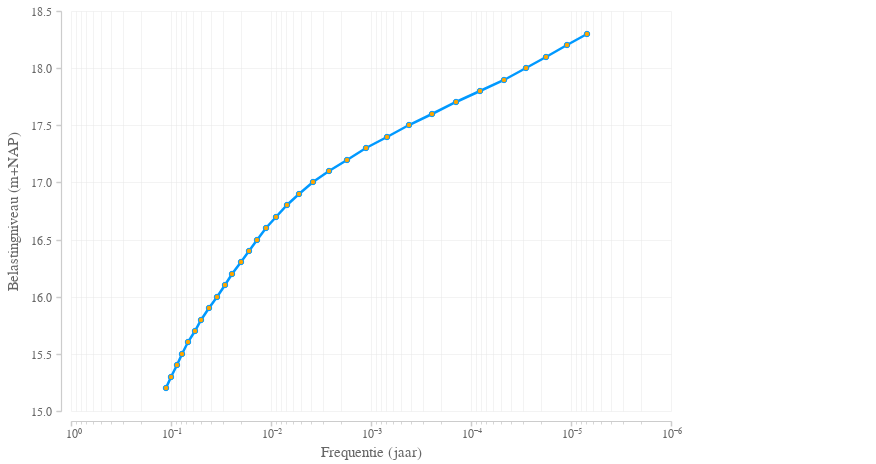

Describe this chart as a Vega-Lite specification.
### Vega specification from a JSON file in a GitHub repository (floating-point values rounded to 4 significant figures)
{"$schema": "http://vega.github.io/schema/vega/v3.0.json", "padding": 5, "autosize": "pad", "signals": [{"name": "width", "update": "data('layout')[0].width"}, {"name": "height", "update": "data('layout')[0].height"}], "data": [{"name": "source", "values": [{"waterstand": 15.2, "frequentie": 0.1132}, {"waterstand": 15.3, "frequentie": 0.1006}, {"waterstand": 15.4, "frequentie": 0.08788}, {"waterstand": 15.5, "frequentie": 0.07729}, {"waterstand": 15.6, "frequentie": 0.06722}, {"waterstand": 15.7, "frequentie": 0.05785}, {"waterstand": 15.8, "frequentie": 0.04973}, {"waterstand": 15.9, "frequentie": 0.04175}, {"waterstand": 16.0, "frequentie": 0.03478}, {"waterstand": 16.1, "frequentie": 0.02902}, {"waterstand": 16.2, "frequentie": 0.0243}, {"waterstand": 16.3, "frequentie": 0.02015}, {"waterstand": 16.4, "frequentie": 0.01665}, {"waterstand": 16.5, "frequentie": 0.01365}, {"waterstand": 16.6, "frequentie": 0.01122}, {"waterstand": 16.7, "frequentie": 0.008996}, {"waterstand": 16.8, "frequentie": 0.006975}, {"waterstand": 16.9, "frequentie": 0.005234}, {"waterstand": 17.0, "frequentie": 0.003779}, {"waterstand": 17.1, "frequentie": 0.002625}, {"waterstand": 17.2, "frequentie": 0.001734}, {"waterstand": 17.3, "frequentie": 0.001113}, {"waterstand": 17.4, "frequentie": 0.0006948}, {"waterstand": 17.5, "frequentie": 0.0004174}, {"waterstand": 17.6, "frequentie": 0.0002461}, {"waterstand": 17.7, "frequentie": 0.0001417}, {"waterstand": 17.8, "frequentie": 8.203e-05}, {"waterstand": 17.9, "frequentie": 4.652e-05}, {"waterstand": 18.0, "frequentie": 2.81e-05}, {"waterstand": 18.1, "frequentie": 1.767e-05}, {"waterstand": 18.2, "frequentie": 1.098e-05}, {"waterstand": 18.3, "frequentie": 6.874e-06}], "transform": [{"type": "filter", "expr": "datum[\"frequentie\"] !== null && !isNaN(datum[\"frequentie\"]) && datum[\"waterstand\"] !== null && !isNaN(datum[\"waterstand\"])"}, {"type": "collect", "sort": {"field": "frequentie", "order": "descending"}}]}, {"name": "layout", "values": [{"_id": 125, "width": 800, "height": 400}], "transform": [{"type": "formula", "as": "width", "expr": "800"}, {"type": "formula", "as": "height", "expr": "400"}]}], "marks": [{"name": "main", "type": "group", "description": "Overschrijdingsfrequentielijn", "from": {"data": "layout"}, "encode": {"update": {"width": {"field": "width"}, "height": {"field": "height"}}}, "marks": [{"name": "marks", "type": "line", "from": {"data": "source"}, "encode": {"update": {"x": {"scale": "x", "field": "frequentie"}, "y": {"scale": "y", "field": "waterstand"}, "strokeWidth": {"value": 2.5}, "interpolate": {"value": "linear"}, "stroke": {"value": "#0099ff"}}}}, {"type": "symbol", "from": {"data": "source"}, "encode": {"update": {"x": {"scale": "x", "field": "frequentie"}, "y": {"scale": "y", "field": "waterstand"}, "align": {"value": "center"}, "baseline": {"value": "middle"}, "size": {"value": 30}, "fill": {"value": "orange"}, "stroke": {"value": "#0099ff"}, "strokeWidth": {"value": 1}, "strokeOpacity": {"value": 1.0}, "fillOpacity": {"value": 1.0}}, "hover": {"stroke": {"value": "red"}, "strokeWidth": {"value": 2}, "strokeOpacity": {"value": 1.0}, "fillOpacity": {"value": 1.0}}}}], "scales": [{"name": "x", "type": "log", "domain": {"data": "source", "field": "frequentie"}, "range": [0, 600], "reverse": "true", "round": true, "nice": true, "zero": false}, {"name": "y", "type": "linear", "domain": {"data": "source", "field": "waterstand"}, "range": [400, 0], "round": true, "nice": true, "zero": false}, {"name": "scale_convert", "type": "threshold", "domain": ["1e-10", "1e-9", "1e-8", "1e-7", "1e-6", "1e-5", "1e-4", "1e-3", "1e-2", "1e-1", "1e+0", "1e1", "1e2", "1e3", "1e4", "1e5", "1e6", "1e7", "1e8", "1e9", "1e10"], "range": ["10⁻¹ⁱ", "10⁻¹⁰", "10⁻⁹", "10⁻⁸", "10⁻⁷", "10⁻⁶", "10⁻⁵", "10⁻⁴", "10⁻³", "10⁻²", "10⁻¹", "10⁰", "10¹", "10²", "10³", "10⁴", "10⁵", "10⁶", "10⁷", "10⁸", "10⁹"]}], "axes": [{"scale": "x", "format": "e", "orient": "bottom", "tickCount": 6, "tickSize": 5, "encode": {"ticks": {"update": {"stroke": {"value": "#cccccc"}, "strokeWidth": {"value": 1.5}}}, "labels": {"interactive": true, "update": {"fill": {"value": "#666666"}, "angle": {"value": 0}, "align": {"value": "right"}, "font": {"value": "Arial"}, "text": {"scale": "scale_convert", "field": "value"}, "dx": {"value": 10}, "fontSize": {"value": 12}}, "hover": {"fill": {"value": "firebrick"}}}, "title": {"update": {"font": {"value": "Arial"}, "fontSize": {"value": 15}, "fontWeight": {"value": "normal"}, "fill": {"value": "#666666"}}}, "domain": {"update": {"stroke": {"value": "#cccccc"}, "strokeWidth": {"value": 1.2}}}}, "title": "Frequentie (jaar)", "titlePadding": 5, "offset": 10, "zindex": 1}, {"scale": "x", "domain": false, "format": "s", "labels": false, "grid": true, "orient": "bottom", "ticks": true, "tickSize": 3, "tickCount": 10, "encode": {"ticks": {"update": {"stroke": {"value": "#cccccc"}, "strokeWidth": {"value": 0.8}}}, "grid": {"update": {"stroke": {"value": "#e6e6e6"}, "strokeWidth": {"value": 0.5}}}}, "offset": 10, "zindex": 0, "gridScale": "y"}, {"scale": "y", "format": "s", "orient": "left", "tickCount": 8, "tickSize": 5, "encode": {"ticks": {"update": {"stroke": {"value": "#cccccc"}, "strokeWidth": {"value": 1.5}}}, "labels": {"interactive": true, "update": {"fill": {"value": "#666666"}, "angle": {"value": 0}, "font": {"value": "Arial"}, "fontSize": {"value": 12}, "dx": {"value": -3}}, "hover": {"fill": {"value": "firebrick"}}}, "title": {"update": {"font": {"value": "Arial"}, "fontSize": {"value": 15}, "fontWeight": {"value": "normal"}, "fill": {"value": "#666666"}}}, "domain": {"update": {"stroke": {"value": "#cccccc"}, "strokeWidth": {"value": 1.2}}}}, "title": "Belastingniveau (m+NAP)", "titlePadding": 10, "offset": 10, "zindex": 1}, {"scale": "y", "domain": false, "format": "s", "labels": false, "grid": true, "orient": "left", "ticks": true, "tickCount": 8, "offset": 10, "encode": {"ticks": {"update": {"stroke": {"value": "#cccccc"}, "strokeWidth": {"value": 0.8}}}, "grid": {"update": {"stroke": {"value": "#e6e6e6"}, "strokeWidth": {"value": 0.5}}}}, "zindex": 0, "gridScale": "x"}]}]}
